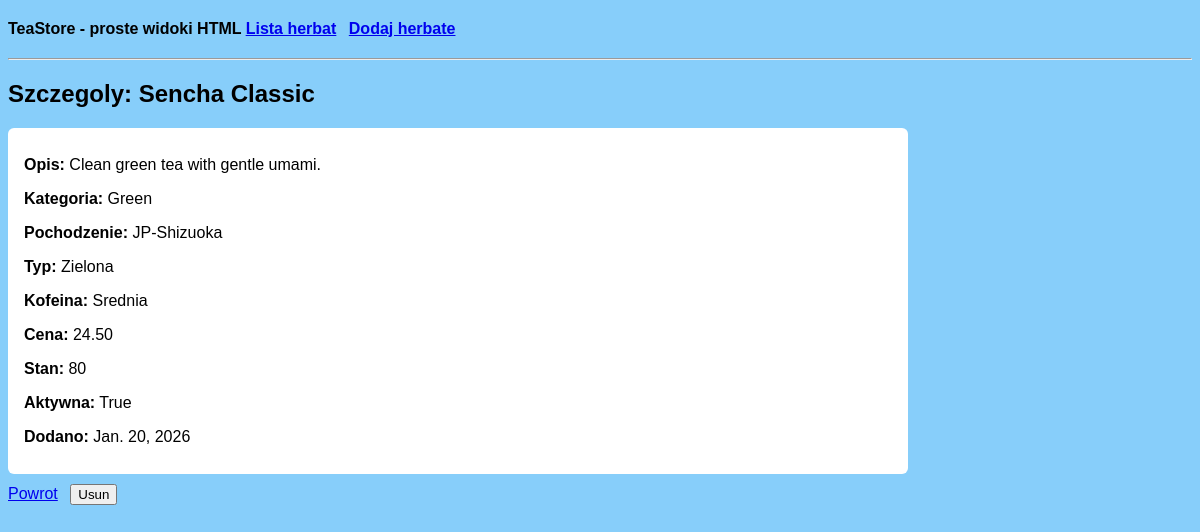
/api/html/teas/2/, run on the app's committed database.
### teastore/models.py (models this page shows, shortened)
class Tea(models.Model):
    name = models.CharField(max_length=120)
    description = models.TextField(blank=True)
    category = models.ForeignKey(TeaCategory, on_delete=models.PROTECT)
    origin = models.ForeignKey(Origin, on_delete=models.SET_NULL, null=True, blank=True)
    tea_type = models.CharField(max_length=10, choices=TeaType.choices)
    caffeine_level = models.CharField(max_length=10, choices=CaffeineLevel.choices)
    price = models.DecimalField(max_digits=8, decimal_places=2)
    stock_qty = models.PositiveIntegerField(default=0)
    is_active = models.BooleanField(default=True)
    added_at = models.DateField(auto_now_add=True)

class TeaCategory(models.Model):
    name = models.CharField(max_length=60, unique=True)
    description = models.TextField(blank=True)
    def __str__(self):
        return self.name

class Origin(models.Model):
    country_code = models.CharField(max_length=2)
    region = models.CharField(max_length=60)
    farm_name = models.CharField(max_length=80, blank=True)
    is_organic = models.BooleanField(default=False)
    def __str__(self):
        base = f"{self.country_code}-{self.region}"
        return f"{base} ({self.farm_name})" if self.farm_name else base

### teastore/views.py (the view)
# urls.py: path("html/teas/<int:id>/", tea_detail_html, name="tea-detail-html"),
def tea_detail_html(request, id):
    try:
        tea = Tea.objects.get(id=id)
    except Tea.DoesNotExist:
        raise Http404("Obiekt Tea o podanym id nie istnieje.")
    if request.method == "GET":
        return render(request, "teastore/tea/detail.html", {"tea": tea})
    if request.method == "POST":
        tea.delete()
        return redirect("tea-list-html")
    return redirect("tea-list-html")

### teastore/templates/teastore/tea/detail.html (shortened to what this page needs)
{% extends "teastore/base.html" %}
{% block content %}
<h2>Szczegoly: {{ tea.name }}</h2>
<div class="card">
    <p><strong>Opis:</strong> {{ tea.description|default:"-" }}</p>
    <p><strong>Kategoria:</strong> {{ tea.category }}</p>
    <p><strong>Pochodzenie:</strong> {{ tea.origin|default:"-" }}</p>
    <p><strong>Typ:</strong> {{ tea.get_tea_type_display }}</p>
    <p><strong>Kofeina:</strong> {{ tea.get_caffeine_level_display }}</p>
    <p><strong>Cena:</strong> {{ tea.price }}</p>
    <p><strong>Stan:</strong> {{ tea.stock_qty }}</p>
    <p><strong>Aktywna:</strong> {{ tea.is_active }}</p>
    <p><strong>Dodano:</strong> {{ tea.added_at }}</p>
</div>
<form method="post" class="actions">
    <a href="{% url 'tea-list-html' %}">Powrot</a>
    <button type="submit">Usun</button>
</form>
{% endblock %}

### teastore/static/css/teastore.css (style rules this page uses)
body { background-color: lightskyblue; font-family: Arial, sans-serif; }
.card { background: white; padding: 12px 16px; margin: 10px 0; border-radius: 6px; }
.actions a, .actions button { margin-right: 8px; }

### data on the page
Tea: name "Sencha Classic", description "Clean green tea with gentle umami.", category "Green", origin "JP-Shizuoka", tea_type "Zielona", caffeine_level "Srednia", price "24.50", stock_qty "80", is_active "True", added_at "Jan. 20, 2026"
